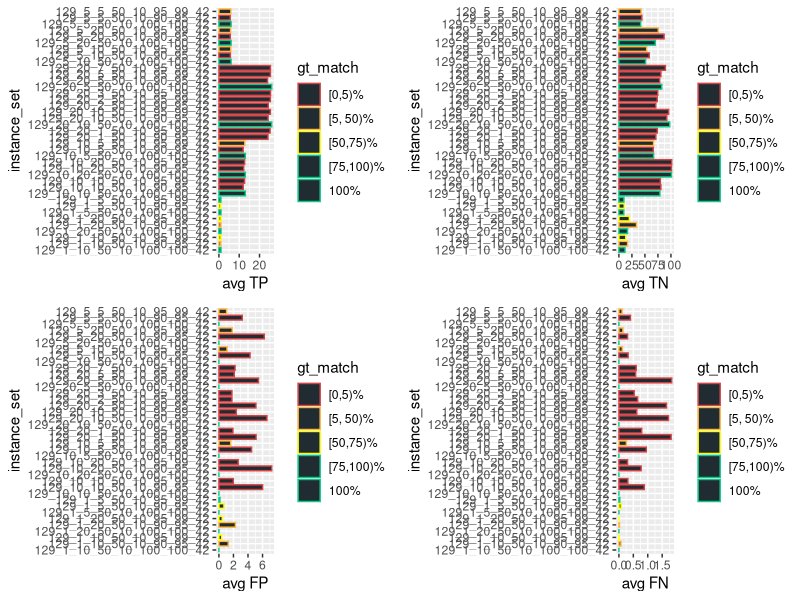
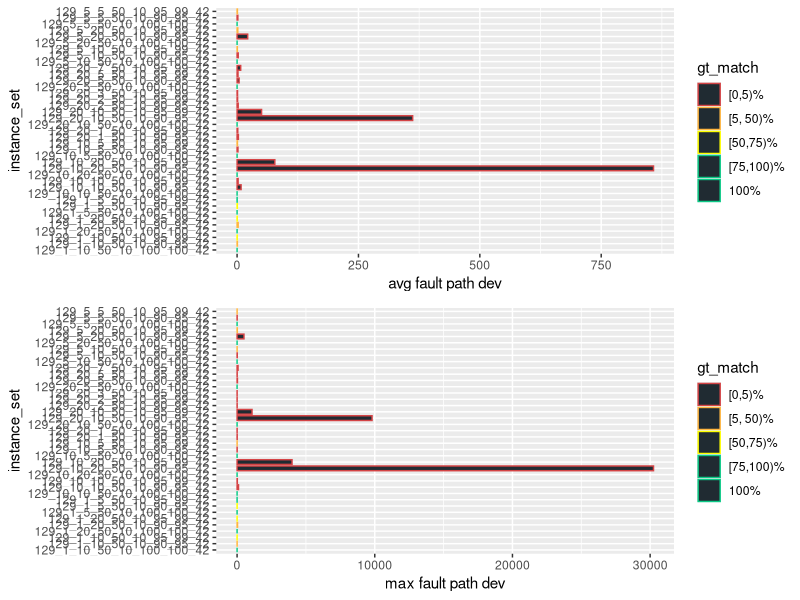
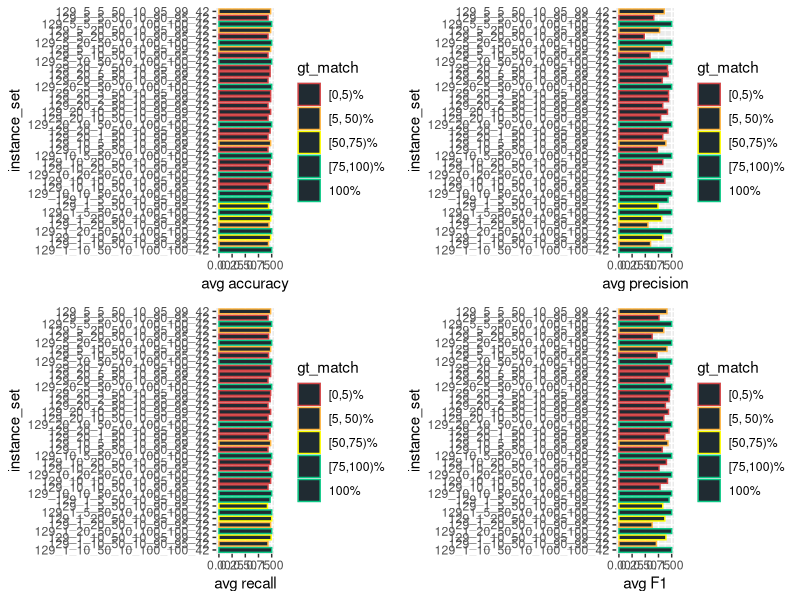
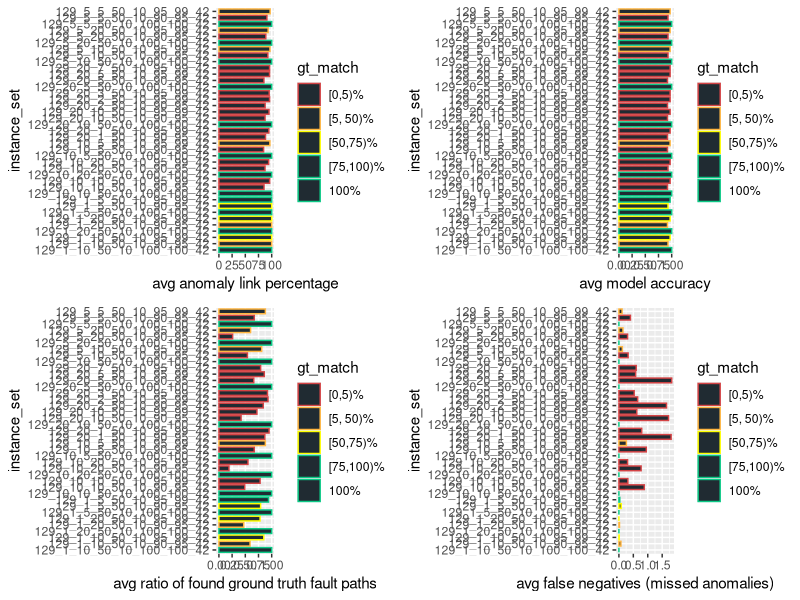
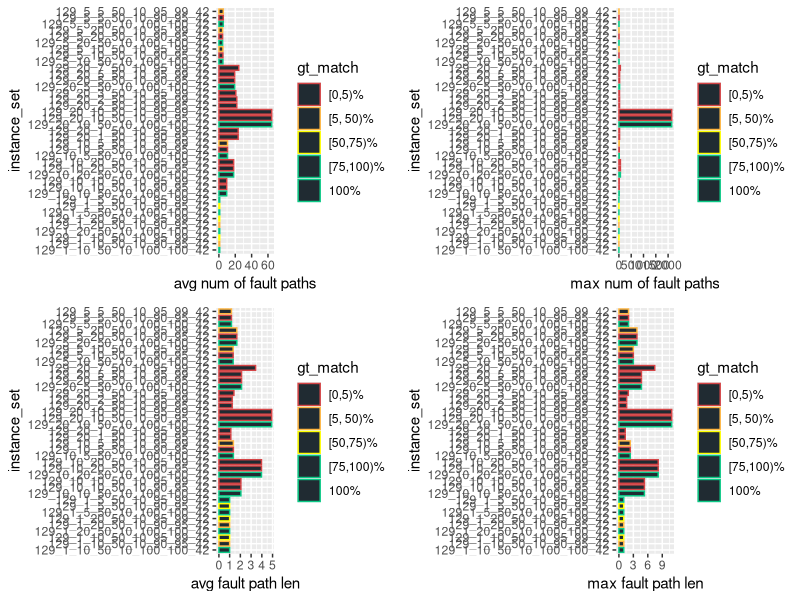

Source code (R) for these figures, in order:
library(ggplot2)
library(gridExtra)

BAR_COLOR <- c(rgb(32, 43, 50, maxColorValue = 255))
BAR_DEF <- geom_bar(stat = "identity", fill = BAR_COLOR, width = 0.75)
COLOR_VALS <- c("#d44345", "#ffb641", "#ffff00", "#0bc986", "#0bc986")

gen_multi_plot_four <- function(
        pp1, pp2, pp3, pp4, y, x1, x2, x3, x4, filename
    ) {
    fpp1 <- pp1 + BAR_DEF + coord_flip() + xlab(y) + ylab(x1) + scale_color_manual(values = color_mapping)
    fpp2 <- pp2 + BAR_DEF + coord_flip() + xlab(y) + ylab(x2) + scale_color_manual(values = color_mapping)
    fpp3 <- pp3 + BAR_DEF + coord_flip() + xlab(y) + ylab(x3) + scale_color_manual(values = color_mapping)
    fpp4 <- pp4 + BAR_DEF + coord_flip() + xlab(y) + ylab(x4) + scale_color_manual(values = color_mapping)
    combined_plot <- grid.arrange(fpp1, fpp2, fpp3, fpp4, ncol = 2)
    ggsave(combined_plot, file = filename, width = 12, height = 6)
}

gen_multi_plot_two <- function(pp1, pp2, y, x1, x2, filename) {
    fpp1 <- pp1 + BAR_DEF + coord_flip() + xlab(y) + ylab(x1) + scale_color_manual(values = color_mapping)
    fpp2 <- pp2 + BAR_DEF + coord_flip() + xlab(y) + ylab(x2) + scale_color_manual(values = color_mapping)
    combined_plot <- grid.arrange(fpp1, fpp2, ncol = 1)
    ggsave(combined_plot, file = filename, width = 12, height = 6)
}

input <- read.csv(file = "cumulative_res.csv", header = TRUE, sep = ",")

# instead of the percentage value factor(gt_match_perc) for which I'd need 100
# colors, I only want to color / group them into 5 groups
LABELS <- c("[0,5)%", "[5, 50)%", "[50,75)%", "[75,100)%", "100%")
color_mapping <- setNames(COLOR_VALS, LABELS)

input$gt_match <- cut(
    input$gt_match_perc,
    breaks = c(0, 5, 50, 75, 100, Inf),
    labels = LABELS,
    include.lowest = TRUE,
    right = FALSE
)

p1 <- ggplot(
    data = input, aes_string(
        x = "instance_set", y = "avg_tp", color = "gt_match", group = "gt_match"
    )
)

p2 <- ggplot(
    data = input, aes_string(
        x = "instance_set", y = "avg_tn", color = "gt_match", group = "gt_match"
    )
)

p3 <- ggplot(
    data = input, aes_string(
        x = "instance_set", y = "avg_fp", color = "gt_match", group = "gt_match"
    )
)

p4 <- ggplot(
    data = input, aes_string(
        x = "instance_set", y = "avg_fn", color = "gt_match", group = "gt_match"
    )
)

# confusion matrix multiplot
gen_multi_plot_four(p1, p2, p3, p4, "instance_set", "avg TP", "avg TN", "avg FP", "avg FN", "confusion_matrix.png")

p1 <- ggplot(
    data = input, aes_string(
        x = "instance_set", y = "fp_dev_mean", color = "gt_match", group = "gt_match"
    )
)

p2 <- ggplot(
    data = input, aes_string(
        x = "instance_set", y = "fp_dev_max", color = "gt_match", group = "gt_match"
    )
)

# fault path dev multiplot
gen_multi_plot_two(p1, p2, "instance_set", "avg fault path dev", "max fault path dev", "fault_path_dev.png")

p1 <- ggplot(
    data = input, aes_string(
        x = "instance_set", y = "avg_acc", color = "gt_match", group = "gt_match"
    )
)

p2 <- ggplot(
    data = input, aes_string(
        x = "instance_set", y = "avg_prec", color = "gt_match", group = "gt_match"
    )
)

p3 <- ggplot(
    data = input, aes_string(
        x = "instance_set", y = "avg_rec", color = "gt_match", group = "gt_match"
    )
)

p4 <- ggplot(
    data = input, aes_string(
        x = "instance_set", y = "avg_f1", color = "gt_match", group = "gt_match"
    )
)

# common eval metrics
gen_multi_plot_four(p1, p2, p3, p4, "instance_set", "avg accuracy", "avg precision", "avg recall", "avg F1", "eval_metrics.png")

p1 <- ggplot(
    data = input, aes_string(
        x = "instance_set", y = "avg_ano_link_perc", color = "gt_match", group = "gt_match"
    )
)

p2 <- ggplot(
    data = input, aes_string(
        x = "instance_set", y = "avg_model_acc", color = "gt_match", group = "gt_match"
    )
)

p3 <- ggplot(
    data = input, aes_string(
        x = "instance_set", y = "avg_ratio_of_found_gtfp", color = "gt_match", group = "gt_match"
    )
)

p4 <- ggplot(
    data = input, aes_string(
        x = "instance_set", y = "avg_fn", color = "gt_match", group = "gt_match"
    )
)

# ground truth analysis
gen_multi_plot_four(
    p1, p2, p3, p4,
    "instance_set",
    "avg anomaly link percentage",
    "avg model accuracy",
    "avg ratio of found ground truth fault paths",
    "avg false negatives (missed anomalies)",
    "gt_analysis.png"
)

p1 <- ggplot(
    data = input, aes_string(
        x = "instance_set", y = "avg_num_fault_paths", color = "gt_match", group = "gt_match"
    )
)

p2 <- ggplot(
    data = input, aes_string(
        x = "instance_set", y = "max_num_fault_paths", color = "gt_match", group = "gt_match"
    )
)

p3 <- ggplot(
    data = input, aes_string(
        x = "instance_set", y = "avg_fault_path_len", color = "gt_match", group = "gt_match"
    )
)

p4 <- ggplot(
    data = input, aes_string(
        x = "instance_set", y = "max_fault_path_len", color = "gt_match", group = "gt_match"
    )
)

# fault path plot
gen_multi_plot_four(p1, p2, p3, p4, "instance_set", "avg num of fault paths", "max num of fault paths", "avg fault path len", "max fault path len", "fault_paths.png")
